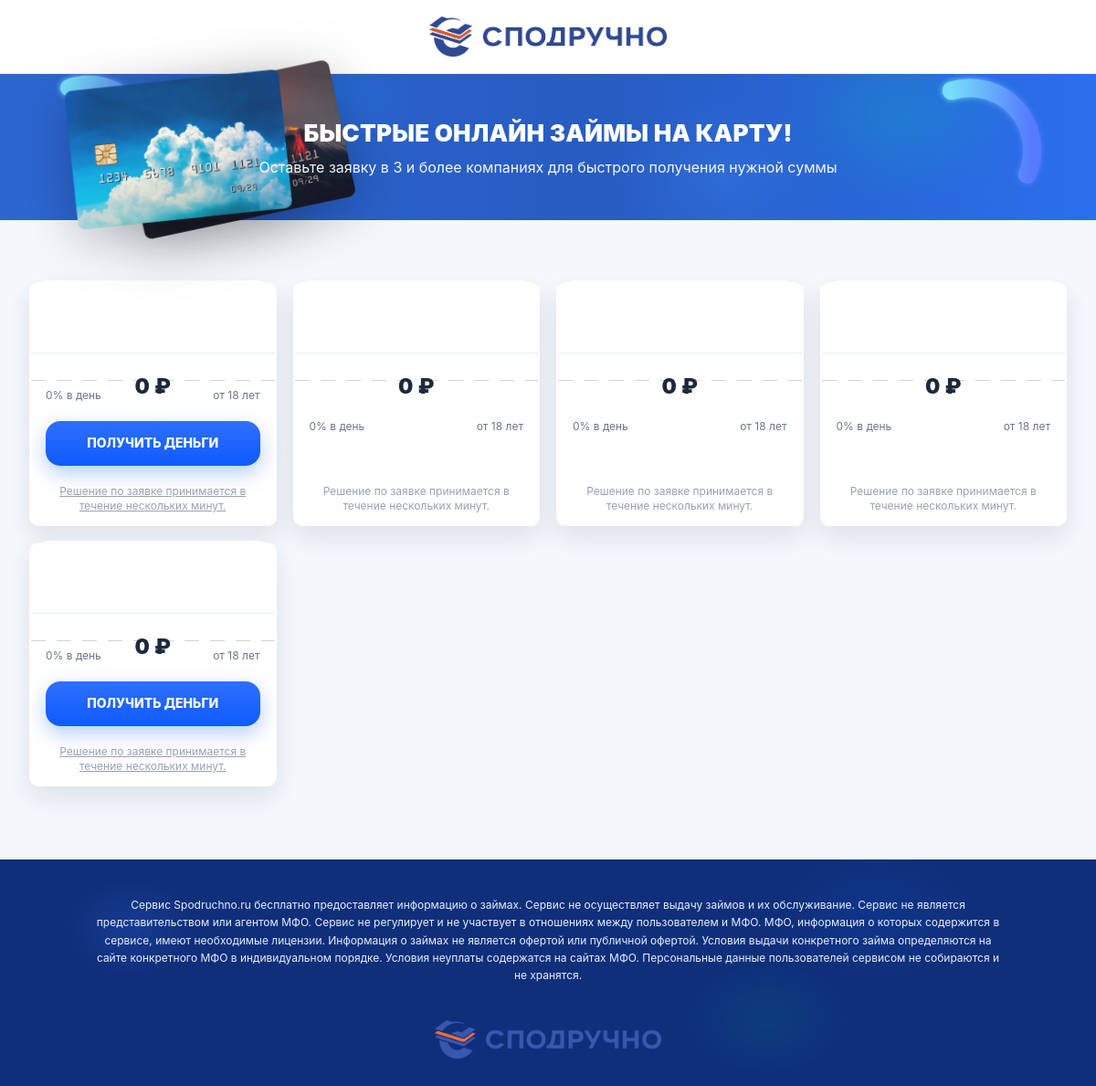
The page /reger/ on the database its author committed.
### cards/models.py (models this page shows, shortened)
class Card(models.Model):
    showcase = models.ForeignKey(
        Showcase,
        on_delete=models.CASCADE,
        related_name="cards",
        null=True,
        blank=True,
        verbose_name="Витрина"
    )
    title = models.CharField("Заголовок", max_length=255)
    price = models.PositiveIntegerField("Цена", default=0)
    rate_line = models.CharField("Ставка", max_length=255, default="0% в день", blank=True)
    age_line = models.CharField("Возрастное ограничение", max_length=255, default="от 18 лет", blank=True)
    btn_text = models.CharField("Текст кнопки", max_length=100, default="ПОЛУЧИТЬ ДЕНЬГИ", blank=True)
    btn_url = models.URLField(
        "Ссылка",
        max_length=500,
        blank=True,
        null=True,
        help_text="Пример: partner.ru/apply или полный https://partner.ru/apply. Схема добавится автоматически."
    )
    fine_print = models.CharField(
        "Примечание мелким шрифтом",
        max_length=255,
        default="Решение по заявке принимается в течение нескольких минут.",
        blank=True
    )
    logo = models.ImageField("Логотип", upload_to="logos/", blank=True, null=True)
    order_index = models.IntegerField("Порядок", default=0)
    active = models.BooleanField("Активна", default=True)
    created_at = models.DateTimeField("Дата создания", auto_now_add=True)
    logo = models.ForeignKey(
        "Logo",
        on_delete=models.SET_NULL,
        null=True,
        blank=True,
        related_name="cards",
        verbose_name="Логотип"
    )
    class Meta:
        ordering = ["order_index", "id"]
        verbose_name = "Карточка"
        verbose_name_plural = "Карточки"
    @property
    def get_full_btn_url(self):
            raw = (self.btn_url or "").strip()
            if not raw:
                return ""
            p = urlparse(raw)
            if not p.scheme:
                raw = "https://" + raw.lstrip("/")
                p = urlparse(raw)
            if not p.netloc:
                return raw  # можно вернуть "" если хочешь скрывать кнопку
            query = dict(parse_qsl(p.query, keep_blank_values=True))
            extra = (self.showcase.extra_params or "").strip().lstrip("?&")
            if extra:
                extra_qs = dict(parse_qsl(extra, keep_blank_values=True))
                query.update(extra_qs)
            p = p._replace(query=urlencode(query, doseq=True))
            return urlunparse(p)

### cards/views.py (the view)
# urls.py: path("<slug:slug>/", views.showcase_detail, name="showcase_detail"),
def showcase_detail(request, slug):
    host = canonical_host(request)
    qs = Showcase.objects.filter(slug=slug).order_by("-created_at", "-id")
    sc = next((s for s in qs if s.matches_host(host)), None)
    if sc is None:
        if settings.DEBUG and qs.exists():
            sc = qs.first()
        else:
            raise Http404("Витрина не найдена для этого домена")
    cards = (sc.cards.filter(active=True)
             .select_related("logo")
             .order_by("order_index", "id"))
    template_name = f"themes/{sc.template}/index.html" if sc.template else "index.html"
    return render(request, template_name, {"showcase": sc, "cards": cards})

### cards/models.py (called while the page is built, shortened)
    def domains_list(self):
        out = []
        return out

    def matches_host(self, ascii_host: str) -> bool:
        if not ascii_host:
            return False
        ascii_host = ascii_host.lower()
        try:
            human = idna.decode(ascii_host).lower()
        except Exception:
            human = ascii_host
        return False

### cards/utils/host.py (called while the page is built)
def canonical_host(request_or_host: str):
    if hasattr(request_or_host, "get_host"):
        host = request_or_host.get_host().split(":")[0]
    else:
        host = str(request_or_host).split(":")[0]
    try:
        return idna.encode(host, uts46=True).decode("ascii").lower()
    except Exception:
        return host.lower()

### cards/templates/index.html (shortened to what this page needs)
{% load static %}
<!doctype html>
<html lang="ru">
<head>
  <link rel="stylesheet" href="{% static 'style.css' %}?v=17">
</head>
<body>
<header class="site-header">
  <a class="brand" href="/"><img class="brand-img" src="/static/img/logo.png" alt="СПОДРУЧНО"></a>
</header>
<section class="hero">
  <div class="hero-strip">
    <div class="hero-cards">
      <img class="hero-card-1" src="{% static 'img/hero-money.png' %}" alt="" aria-hidden="true">
    </div>
    <img class="hero-art hero-card"  src="{% static 'img/hero-card.jpg' %}"  alt=""   aria-hidden="true">
    <div class="hero-copy">
      <h1>БЫСТРЫЕ ОНЛАЙН ЗАЙМЫ НА КАРТУ!</h1>
      <p>Оставьте заявку в 3 и более компаниях для быстрого получения нужной суммы</p>
    </div>
  </div>
</section>
<main class="wrap">
  <section class="grid">
    {% for c in cards %}
      <article class="card">
        <div class="card-top">
          <div class="card-logo">
          </div>
        </div>
        <div class="card-price">{{ c.price }} ₽</div>
        <div class="card-lines">
          <span>{{ c.rate_line|default:'0% в день' }}</span>
          <span>{{ c.age_line|default:'от 18 лет' }}</span>
        </div>
          {% if c.get_full_btn_url %}
            <a class="btn" href="{{ c.get_full_btn_url }}" target="_blank" rel="noopener noreferrer">
              {{ c.btn_text|default:"ПОЛУЧИТЬ ДЕНЬГИ" }}
            </a>
          {% endif %}
          {% if c.fine_print %}
          {% if c.get_full_btn_url %}
            <div class="fine-print">
              <a class="fine-print__link"
                href="{{ c.get_full_btn_url }}"
                target="_blank"
                rel="nofollow noopener noreferrer">
                {{ c.fine_print }}
              </a>
            </div>
          {% else %}
            <div class="fine-print">{{ c.fine_print }}</div>
          {% endif %}
        {% endif %}
      </article>
    {% endfor %}
  </section>
</main>
<footer class="footer-band">
  <div class="inner">
    <p>Сервис Spodruchno.ru бесплатно предоставляет информацию о займах. Сервис не осуществляет выдачу займов и их обслуживание. Сервис не является представительством или агентом МФО. Сервис не регулирует и не участвует в отношениях между пользователем и МФО. МФО, информация о которых содержится в сервисе, имеют необходимые лицензии. Информация о займах не является офертой или публичной офертой. Условия выдачи конкретного займа определяются на сайте конкретного МФО в индивидуальном порядке. Условия неуплаты содержатся на сайтах МФО. Персональные данные пользователей сервисом не собираются и не хранятся.</p>
  </div>
  <div class="footer-logo__inner">
    <img src="{% static 'img/logo.png' %}" alt="СПОДРУЧНО">
  </div>
</footer>
</body>
</html>

### rows shown on the page
Card: price "0", rate_line "0% в день", age_line "от 18 лет", btn_text "ПОЛУЧИТЬ ДЕНЬГИ", fine_print "Решение по заявке принимается в течение нескольких минут."
Card: price "0", rate_line "0% в день", age_line "от 18 лет", fine_print "Решение по заявке принимается в течение нескольких минут."
Card: price "0", rate_line "0% в день", age_line "от 18 лет", fine_print "Решение по заявке принимается в течение нескольких минут."
Card: price "0", rate_line "0% в день", age_line "от 18 лет", fine_print "Решение по заявке принимается в течение нескольких минут."
Card: price "0", rate_line "0% в день", age_line "от 18 лет", btn_text "ПОЛУЧИТЬ ДЕНЬГИ", fine_print "Решение по заявке принимается в течение нескольких минут."
